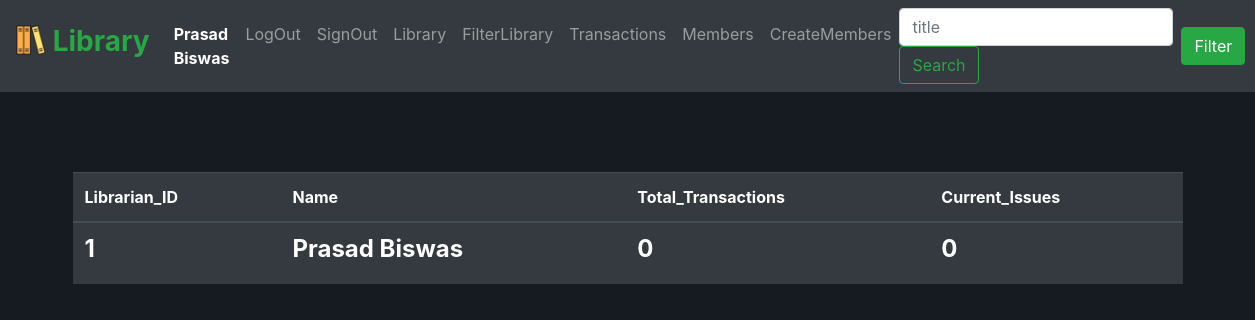
Screenshot of /librarianinfo (signed in) with the database file from the repository.
### src/models.py (models this page shows, shortened)
class librarian(db.Model):
    id = db.Column('librarian_id' , db.Integer , primary_key=True)
    name = db.Column(db.String(100) , nullable=False)
    email = db.Column(db.String(100) , nullable=False , unique=True)
    password = db.Column(db.String(300) , nullable=False)
    transactions = db.Column(db.Integer , nullable=False)
    current_issues = db.Column(db.Integer , nullable=False)

### src/app.py (the view)
@app.route('/librarianinfo')
def librarianinfo():
    a = librarian.query.get(session['id'])
    return render_template("librarianinfo.html" , data=a)

### src/models.py (called while the page is built)
@event.listens_for(Engine, "connect")
def set_sqlite_pragma(dbapi_connection, connection_record):
    cursor = dbapi_connection.cursor()
    cursor.execute("PRAGMA foreign_keys=ON")
    cursor.close()

### src/templates/librarianinfo.html
{% extends "base.html" %}
{% block mainbody %}
<div class="container-sm librarianinfobody">
    <table class="table table-hover table-dark">
        <thead>
            <tr>
                <th scope="col">Librarian_ID</th>
                <th scope="col">Name</th>
                <th scope="col">Total_Transactions</th>
                <th scope="col">Current_Issues</th>
            </tr>
        </thead>
        <tbody>
            <tr>
                <th scope="row"><h4 style="font-weight: bold;">{{ data.id }}<h4></th>
                <td><h4 style="font-weight: bold;">{{ data.name }}</h4></td>
                <td><h4 style="font-weight: bold;">{{ data.transactions }}<h4></td>
                <td><h4 style="font-weight: bold;">{{ data.current_issues }}</h4></td>
            </tr>
        </tbody>
    </table>
</div>
{% endblock %}

### src/templates/base.html (shortened to what this page needs)
<!DOCTYPE html>
<html lang="en">
    <head>
        <link rel="stylesheet" href="https://cdn.jsdelivr.net/npm/bootstrap@4.6.1/dist/css/bootstrap.min.css">
        <link rel="stylesheet" href="/static/css/base.css">
    </head>
    <body>
        {% block navbar %}
            <nav class="navbar navbar-expand-lg navbar-dark bg-dark">
                <a class="navbar-brand" href="/">
                    <h3 style="font-weight: bold; color: #28a745;">
                        <img src="/static/images/books.png" width="30" height="30" class="d-inline-block align-top" alt="">
                        Library
                    </h3>
                </a>
                {% if session['email'] %}
                    <div class="collapse navbar-collapse" id="navbarTogglerDemo02">
                        <ul class="navbar-nav mr-auto mt-2 mt-lg-0">
                            <li class="nav-item active">
                                <a class="nav-link" href="/librarianinfo" style="font-weight: bold;">{{ session['name'] }}<span class="sr-only">(current)</span></a>
                            </li>
                            <li class="nav-item">
                                <a class="nav-link" href="/logout">LogOut</a>
                            </li>
                            <li class="nav-item">
                                <a class="nav-link" href="/signout">SignOut</a>
                            </li>
                            <li class="nav-item">
                                <a class="nav-link" href="/library">Library</a>
                            </li>
                            <li class="nav-item">
                                <a class="nav-link" href="/filterlibrary">FilterLibrary</a>
                            </li>
                            <li class="nav-item">
                                <a class="nav-link" href="/alltransactions">Transactions</a>
                            </li>
                            <li class="nav-item">
                                <a class="nav-link" href="/membersinfo">Members</a>
                            </li>
                            <li class="nav-item">
                                <a class="nav-link" href="/createmember">CreateMembers</a>
                            </li>
                        </ul>
                {% endif %}
                        <form action="/new_books" class="form-inline my-2 my-lg-0">
                            <input class="form-control mr-sm-2" type="search" placeholder="title" name="title">
                            <button class="btn btn-outline-success my-2 my-sm-0" type="submit">Search</button>
                        </form>
                        <a class="btn btn-success my-2 my-sm-0" href="/filtersearch">Filter</a>
                    </div>
            </nav>
        {% endblock %}
        {% block mainbody %}
        {% endblock %}
    </body>
</html>

### src/static/css/base.css (style rules this page uses)
body { background-color: #161b22; }
.librarianinfobody , .indexbody { margin-top: 10vh; }

### rows the page displays
librarian: name "Prasad Biswas", id "1", transactions "0", current_issues "0"
